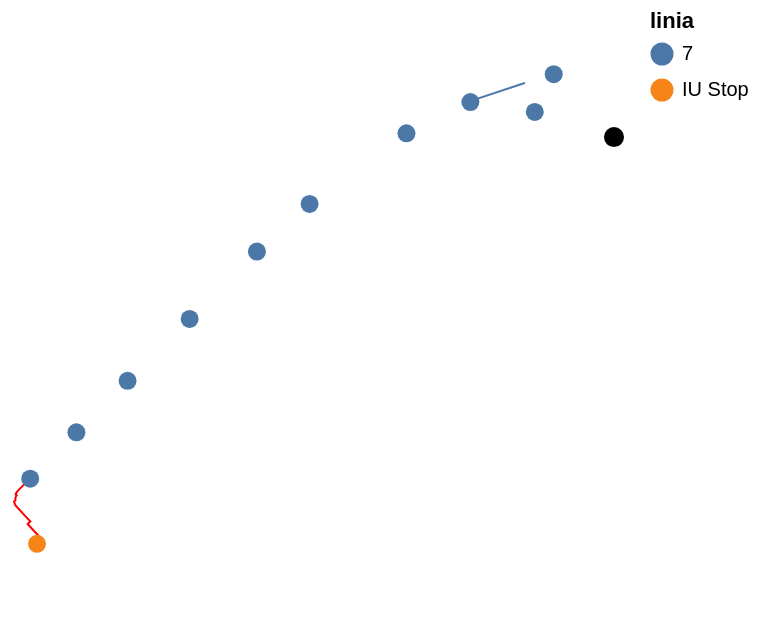

Source (notebook cell):
### Code cell
points_layer = alt.Chart(all_stops).mark_geoshape(size=0).encode(color = 'linia:N',tooltip = ['id:N', 'linia:N'])
edges_layer = alt.Chart(all_edges[all_edges['origen'] == 'B-7-1879']).mark_geoshape(strokeWidth=1,filled=False).encode(color = 'linia:N',tooltip = ['origen:N', 'dest:N', 'linia:N'])
exchanges_layer = alt.Chart(exchange).mark_geoshape(strokeWidth=1,filled=False,color = 'red').encode(tooltip = ['origen:N', 'dest:N', 'linia:N'])
egress_layer = alt.Chart(egress).mark_geoshape(strokeWidth=1,filled=False,color = 'yellow').encode(tooltip = ['origen:N', 'dest:N', 'linia:N'])
poi_layer = alt.Chart(pois).mark_geoshape(stroke="black",color = 'black').encode(tooltip=['poi_name'])
edges_layer + exchanges_layer + points_layer + poi_layer

### Figure 1 — Vega-Lite specification as saved in the notebook (floating-point values rounded to 4 significant figures)
{"config": {"view": {"continuousWidth": 300, "continuousHeight": 300}}, "layer": [{"data": {"name": "data-917824c378ab69b6cbe290faa2088e05"}, "mark": {"type": "geoshape", "filled": false, "strokeWidth": 1}, "encoding": {"color": {"field": "linia", "type": "nominal"}, "tooltip": [{"field": "origen", "type": "nominal"}, {"field": "dest", "type": "nominal"}, {"field": "linia", "type": "nominal"}]}}, {"data": {"name": "data-6cc8a056afc510468fa999b860eef20a"}, "mark": {"type": "geoshape", "color": "red", "filled": false, "strokeWidth": 1}, "encoding": {"tooltip": [{"field": "origen", "type": "nominal"}, {"field": "dest", "type": "nominal"}, {"field": "linia", "type": "nominal"}]}}, {"data": {"name": "data-220ed78a12503930f651ec1dbc7d7186"}, "mark": {"type": "geoshape", "size": 0}, "encoding": {"color": {"field": "linia", "type": "nominal"}, "tooltip": [{"field": "id", "type": "nominal"}, {"field": "linia", "type": "nominal"}]}}, {"data": {"name": "data-a0585431062fc055a30d4f39173df669"}, "mark": {"type": "geoshape", "color": "black", "stroke": "black"}, "encoding": {"tooltip": [{"field": "poi_name", "type": "nominal"}]}}], "$schema": "https://vega.github.io/schema/vega-lite/v6.1.0.json", "datasets": {"data-917824c378ab69b6cbe290faa2088e05": [{"origen": "B-7-1879", "dest": "B-7-3469", "tram": "Diagonal - Ciutat de Granada - Tànger - Llacuna", "linia": "7", "type": "Feature", "length": 240.8, "speed": 3.333, "time": 1.204, "directed": true, "cost": 1.204, "geometry": {"type": "LineString", "coordinates": [[2.191, 41.4], [2.194, 41.4], [2.194, 41.4]]}}], "data-6cc8a056afc510468fa999b860eef20a": [{"origen": "SM-126", "dest": "B-7-1070", "tram": "Catalunya - Gran Via - Pau Claris", "mode": "IU + Metro - Bus", "lines": "IU Stop - 7", "type": "Feature", "time": 4.583, "wait_time": 2.568, "directed": true, "cost": 17.08, "geometry": {"type": "LineString", "coordinates": [[2.17, 41.39], [2.17, 41.39], [2.17, 41.39], [2.17, 41.39], [2.17, 41.39], [2.17, 41.39], [2.17, 41.39], [2.169, 41.39], [2.169, 41.39], [2.169, 41.39], [2.169, 41.39], [2.169, 41.39], [2.169, 41.39], [2.169, 41.39], [2.169, 41.39], [2.169, 41.39], [2.169, 41.39], [2.169, 41.39], [2.169, 41.39], [2.169, 41.39], [2.169, 41.39], [2.169, 41.39], [2.169, 41.39], [2.169, 41.39], [2.169, 41.39], [2.169, 41.39], [2.169, 41.39], [2.169, 41.39], [2.169, 41.39], [2.169, 41.39], [2.169, 41.39], [2.169, 41.39], [2.169, 41.39], [2.169, 41.39], [2.169, 41.39]]}}], "data-220ed78a12503930f651ec1dbc7d7186": [{"id": "B-7-32", "stop_id": 32, "name": "Metro Glòries", "linia": "7", "stop_type": "Bus", "type": "Feature", "geometry": {"type": "Point", "coordinates": [2.188, 41.4]}}, {"id": "B-7-125", "stop_id": 125, "name": "Metro Tetuan", "linia": "7", "stop_type": "Bus", "type": "Feature", "geometry": {"type": "Point", "coordinates": [2.174, 41.39]}}, {"id": "B-7-149", "stop_id": 149, "name": "Gran Via - Llúria", "linia": "7", "stop_type": "Bus", "type": "Feature", "geometry": {"type": "Point", "coordinates": [2.172, 41.39]}}, {"id": "B-7-499", "stop_id": 499, "name": "Gran Via - Padilla", "linia": "7", "stop_type": "Bus", "type": "Feature", "geometry": {"type": "Point", "coordinates": [2.183, 41.4]}}, {"id": "B-7-914", "stop_id": 914, "name": "Gran Via - Marina", "linia": "7", "stop_type": "Bus", "type": "Feature", "geometry": {"type": "Point", "coordinates": [2.181, 41.4]}}, {"id": "B-7-1070", "stop_id": 1070, "name": "Gran Via - Pau Claris", "linia": "7", "stop_type": "Bus", "type": "Feature", "geometry": {"type": "Point", "coordinates": [2.169, 41.39]}}, {"id": "B-7-1319", "stop_id": 1319, "name": "Gran Via - Roger de Flor", "linia": "7", "stop_type": "Bus", "type": "Feature", "geometry": {"type": "Point", "coordinates": [2.177, 41.4]}}, {"id": "B-7-1879", "stop_id": 1879, "name": "Diagonal - Ciutat de Granada", "linia": "7", "stop_type": "Bus", "type": "Feature", "geometry": {"type": "Point", "coordinates": [2.191, 41.4]}}, {"id": "B-7-2262", "stop_id": 2262, "name": "Diagonal - Rambla del Poblenou", "linia": "7", "stop_type": "Bus", "type": "Feature", "geometry": {"type": "Point", "coordinates": [2.195, 41.41]}}, {"id": "B-7-3469", "stop_id": 3469, "name": "Tànger - Llacuna", "linia": "7", "stop_type": "Bus", "type": "Feature", "geometry": {"type": "Point", "coordinates": [2.194, 41.4]}}, {"id": "SM-126", "stop_id": 126, "name": "Catalunya", "linia": "IU Stop", "stop_type": "Metro", "type": "Feature", "geometry": {"type": "Point", "coordinates": [2.17, 41.39]}}], "data-a0585431062fc055a30d4f39173df669": [{"poi_name": "Poblenou / 22@", "category": "office", "demand": 120, "type": "Feature", "geometry": {"type": "Point", "coordinates": [2.198, 41.4]}}]}}
